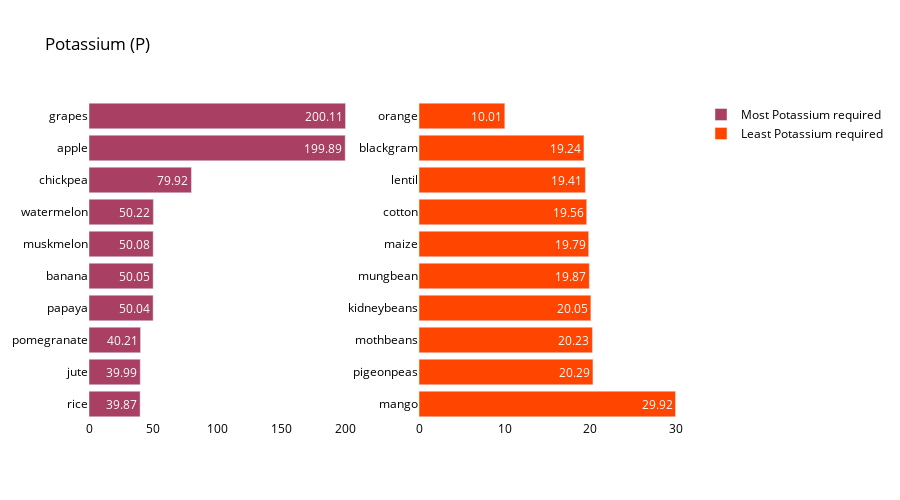

The cell this chart's notebook holds for it:
### Markdown cell above
### Potassium Analysis

### Code cell
crop_summary_N = crop_summary.sort_values(by='K', ascending=False)
  
fig = make_subplots(rows=1, cols=2)

top = {
    'y' : crop_summary_N['K'][0:10].sort_values().index,
    'x' : crop_summary_N['K'][0:10].sort_values()
}

last = {
    'y' : crop_summary_N['K'][-10:].index,
    'x' : crop_summary_N['K'][-10:]
}

fig.add_trace(
    go.Bar(top,
           name="Most Potassium required",
           marker_color=random.choice(colorarr),
           orientation='h',
          text=top['x']),
    
    row=1, col=1
)

fig.add_trace(
    go.Bar(last,
           name="Least Potassium required",
           marker_color=random.choice(colorarr),
           orientation='h',
          text=last['x']),
    row=1, col=2
)
fig.update_traces(texttemplate='%{text}', textposition='inside')
fig.update_layout(title_text="Potassium (P)",
                  plot_bgcolor='white',
                  font_size=12, 
                  font_color='black',
                 height=500)

fig.update_xaxes(showgrid=False)
fig.update_yaxes(showgrid=False)
fig.show()

### Figure 1 — Plotly figure (JSON) as saved in the notebook; plotly's stock layout.template omitted (floating-point values rounded to 4 significant figures)
{"data": [{"marker": {"color": "#A94064"}, "name": "Most Potassium required", "orientation": "h", "text": ["39.87", "39.99", "40.21", "50.04", "50.05", "50.08", "50.22", "79.92", "199.89", "200.11"], "textposition": "inside", "texttemplate": "%{text}", "type": "bar", "x": [39.87, 39.99, 40.21, 50.04, 50.05, 50.08, 50.22, 79.92, 199.9, 200.1], "xaxis": "x", "y": ["rice", "jute", "pomegranate", "papaya", "banana", "muskmelon", "watermelon", "chickpea", "apple", "grapes"], "yaxis": "y"}, {"marker": {"color": "#Ff4500"}, "name": "Least Potassium required", "orientation": "h", "text": ["29.92", "20.29", "20.23", "20.05", "19.87", "19.79", "19.56", "19.41", "19.24", "10.01"], "textposition": "inside", "texttemplate": "%{text}", "type": "bar", "x": [29.92, 20.29, 20.23, 20.05, 19.87, 19.79, 19.56, 19.41, 19.24, 10.01], "xaxis": "x2", "y": ["mango", "pigeonpeas", "mothbeans", "kidneybeans", "mungbean", "maize", "cotton", "lentil", "blackgram", "orange"], "yaxis": "y2"}], "layout": {"font": {"color": "black", "size": 12}, "height": 500, "plot_bgcolor": "white", "title": {"text": "Potassium (P)"}, "xaxis": {"anchor": "y", "domain": [0, 0.45], "showgrid": false}, "xaxis2": {"anchor": "y2", "domain": [0.55, 1], "showgrid": false}, "yaxis": {"anchor": "x", "domain": [0, 1], "showgrid": false}, "yaxis2": {"anchor": "x2", "domain": [0, 1], "showgrid": false}}}
